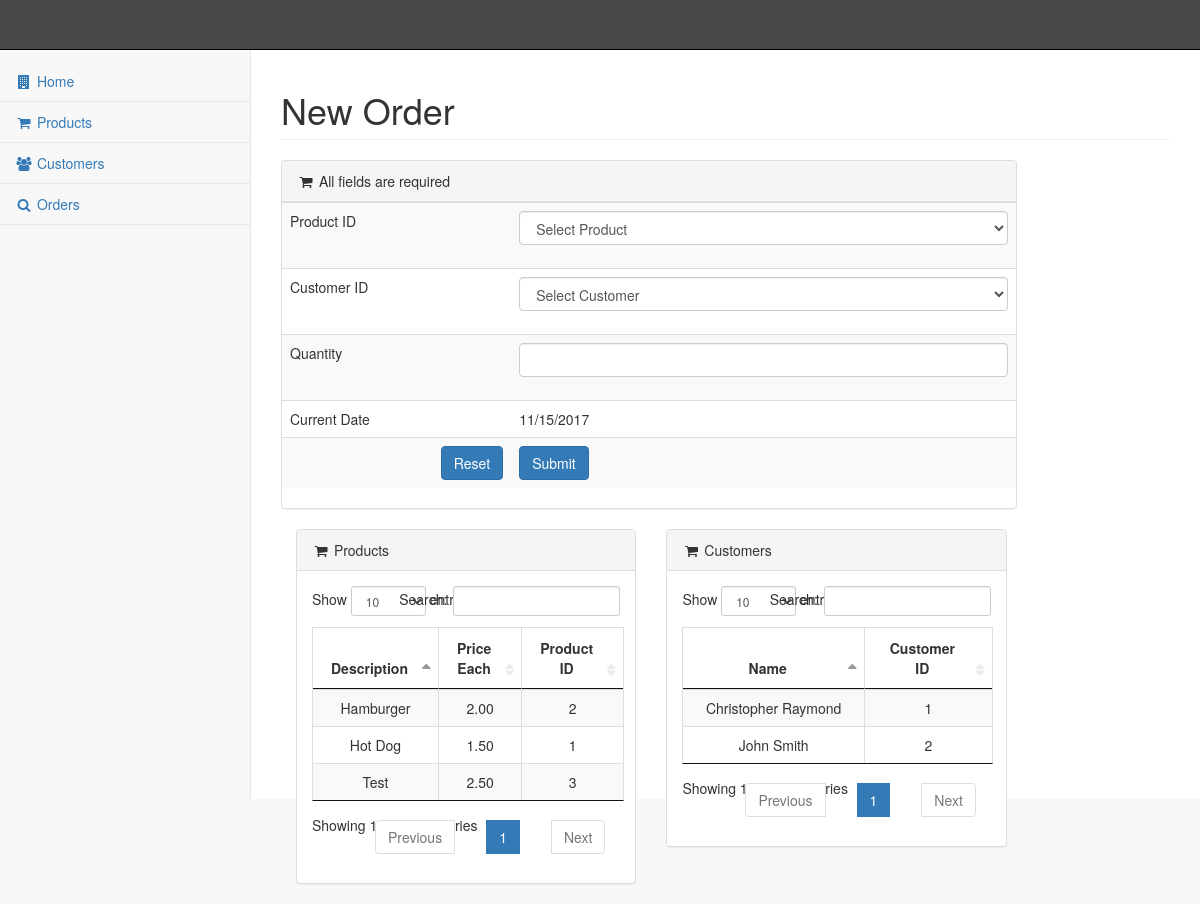
/pages/newOrder.php, run on an earlier commit of the app's database.
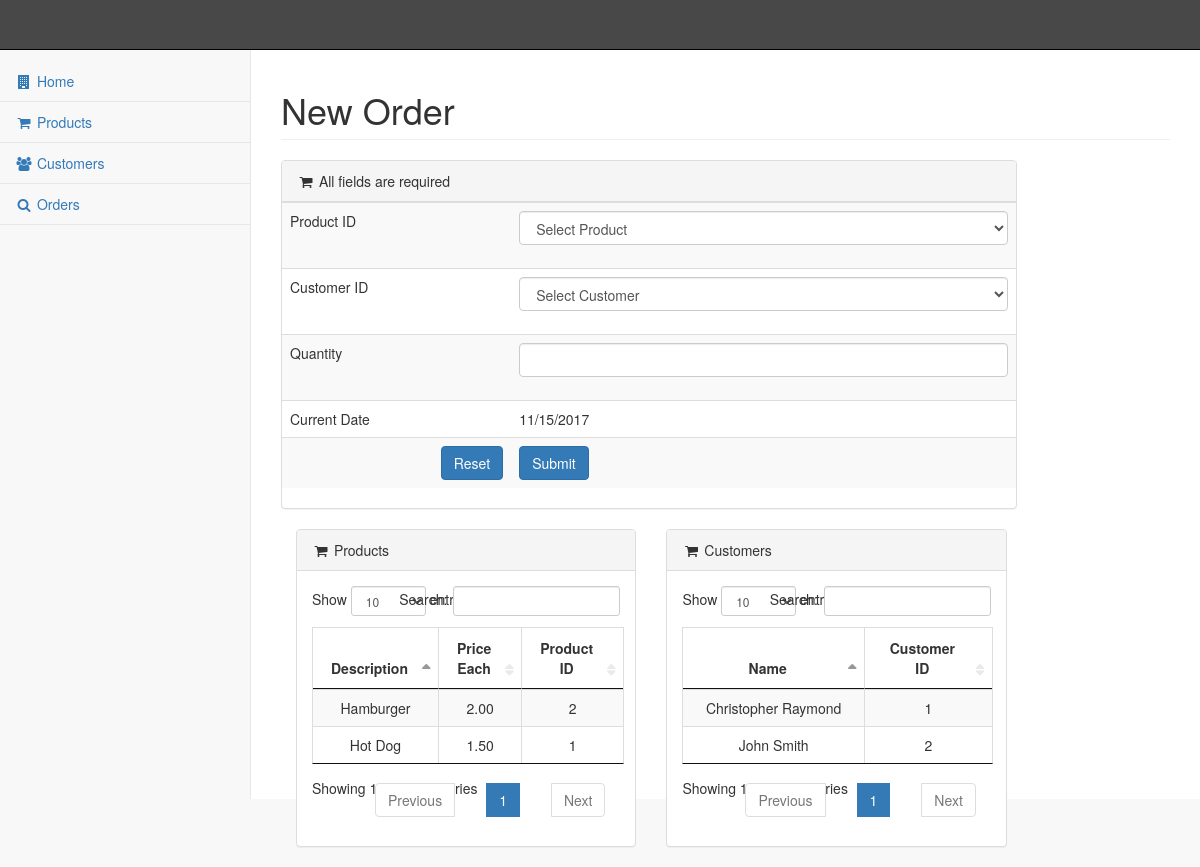
And on a later commit of the database.
### tables this page shows
CREATE TABLE IF NOT EXISTS `product` (
  `PRODUCT_ID` int NOT NULL AUTO_INCREMENT,
  `DESCRIPTION` varchar(256) NOT NULL,
  `TYPE` enum('APPETIZER','SALAD','BEVERAGE','MAINDISH','DESSERT') DEFAULT NULL,
  `QUANTITY` int NOT NULL,
  `COST` varchar(10) NOT NULL,
  `PRODUCT_IMAGE` varchar(256) NOT NULL,
  PRIMARY KEY (`PRODUCT_ID`)
);

CREATE TABLE IF NOT EXISTS `customer` (
  `NAME` varchar(254) NOT NULL,
  `PHONENO` varchar(12) NOT NULL,
  `ADDRESS` varchar(256) NOT NULL,
  `EMAIL` varchar(100) NOT NULL,
  `USERNAME` varchar(12) NOT NULL,
  `PASSWORD` varchar(12) NOT NULL,
  `CREATEDDATE` datetime NOT NULL,
  `IDNUMBER` int NOT NULL AUTO_INCREMENT,
  PRIMARY KEY (`IDNUMBER`),
  UNIQUE KEY `EMAIL_UNIQUE` (`EMAIL`)
);

### pages/newOrder.php (the view, shortened to what the changed rows need)
<?php include_once ($_SERVER ['DOCUMENT_ROOT'] . '/pages/header.php'); ?>
<body>
    <div id="page-wrapper">
        <div class="row">
            <div class="col-lg-12">
                <h1 class="page-header">New Order</h1>
            </div>
        </div>
        <div class="col-lg-5">
            <div class="panel panel-default">
				<div class="panel-body">
                    <table id="products" class="table table-striped table-bordered"><?php
							$query = "SELECT description, cost, product_id FROM PRODUCT ORDER BY product_id ASC";
							$result = $mysqli->query($query);
				            echo "<thead>";
					        	echo "<th style='text-align:center' width=\"" . 100/mysqli_num_fields($result) . "%\">Description</th>";
					        	echo "<th style='text-align:center' width=\"" . 100/mysqli_num_fields($result) . "%\">Price Each</th>";
				            	echo "<th style='text-align:center' width=\"" . 100/mysqli_num_fields($result) . "%\">Product ID</th>";
				            echo "</thead>";
				            echo "<tbody>";
				            	while($row = mysqli_fetch_array($result)){
				                  	echo "<tr>";
				                  	echo "<td align='center'>" . $row['description'] . "</td>";
				                  	echo "<td align='center'>" . $row['cost'] . "</td>";
				                  	echo "<td align='center'>" . $row['product_id'] . "</td>";
				                  	echo "</tr>";
				                  }
			                  ?>
			            </tbody>
					</table>
                </div>
			</div>
		</div>
        <div class="col-lg-5">
            <div class="panel panel-default">
				<div class="panel-body">
                    <table id="customers" class="table table-striped table-bordered"><?php
							$query = "SELECT name, idnumber FROM CUSTOMER ORDER BY IDNUMBER";
							$result = $mysqli->query($query);
				            echo "<thead>";
					        	echo "<th style='text-align:center' width=\"" . 2*(100/(mysqli_num_fields($result)+2)) . "%\">Name</th>";
	            				echo "<th style='text-align:center' width=\"" . 100/(mysqli_num_fields($result)+2) . "%\">Customer ID</th></tr>";
				            echo "</thead>";
				            echo "<tbody>";
				            	while($row = mysqli_fetch_array($result)){
				                  	echo "<tr>";
				                  	echo "<td align='center'>" . $row['name'] . "</td>";
            			      		echo "<td align='center'>" . $row['idnumber'] . "</td>";
            			      		echo "</tr>";
				                  }
			                  ?>
			            </tbody>
					</table>
                </div>
			</div>
		</div>
    </div>
</body>
<?php
    include_once ($_SERVER ['DOCUMENT_ROOT'] . '/pages/footer.php');
    ?>

What changed in the data, as far as the page shows it:
removed product: DESCRIPTION "Test", COST "2.50", PRODUCT_ID "3"
